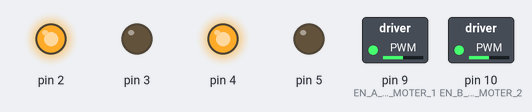
Recording of a sketch running on a simulated Arduino Uno, built with avr-gcc and run on an emulated ATmega328P. On the bench: switched loads named in the sketch (green lamp = pin HIGH), output pins drawn as LEDs (lit = HIGH).

Above: at 0.05 s.
At 4.5 s:
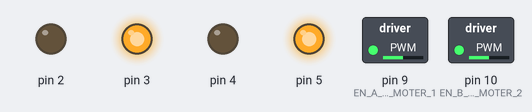
At 8.95 s:
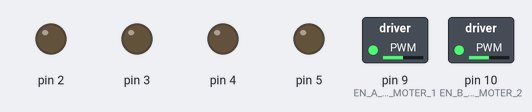
At 11.2 s:
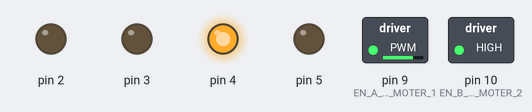
At 13.45 s:
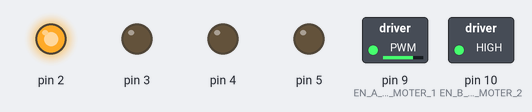
At 17.95 s:
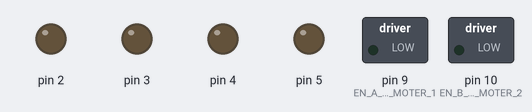
Timing chart, 0 to 20.7 s (numbered marks = the images above):
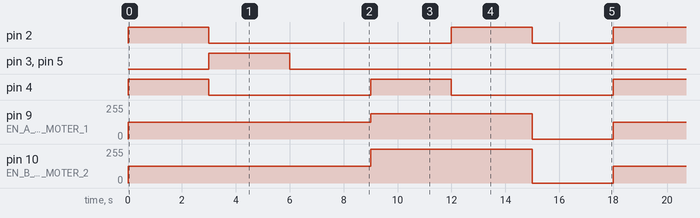

The sketch:

2_dc_motors_with_pwm1.ino
```cpp
// C++ code
//
void setup()
{
  pinMode(2, OUTPUT);
  pinMode(3, OUTPUT);
  pinMode(4, OUTPUT);
  pinMode(5, OUTPUT);

  pinMode(9, OUTPUT); //EN A PIN FOR MOTER 1
  pinMode(10, OUTPUT); //EN B FOR PIN MOTER 2
}

void loop()
{
  analogWrite(9,127);
  analogWrite(10,127);
  digitalWrite(2,HIGH);
  digitalWrite(3,LOW);
  digitalWrite(4,HIGH);
  digitalWrite(5,LOW);
  delay(3000);                //FORWARD MOTER

  analogWrite(9,127);
  analogWrite(10,127);
  digitalWrite(2,LOW);
  digitalWrite(3,HIGH);
  digitalWrite(4,LOW);
  digitalWrite(5,HIGH);
  delay(3000);                //REVERSE MOTER

  analogWrite(9,127);
  analogWrite(10,127);
  digitalWrite(2,LOW);
  digitalWrite(3,LOW);
  digitalWrite(4,LOW);
  digitalWrite(5,LOW);
  delay(3000);               //STOP THE MOTER

  analogWrite(9,190);
  analogWrite(10,255);
  digitalWrite(2,LOW);
  digitalWrite(3,LOW);
  digitalWrite(4,HIGH);
  digitalWrite(5,LOW);
  delay(3000);               //LEFT TURN

  analogWrite(9,190);
  analogWrite(10,255);
  digitalWrite(2,HIGH);
  digitalWrite(3,LOW);
  digitalWrite(4,LOW);
  digitalWrite(5,LOW);
  delay(3000);               //RIGHT TURN

  analogWrite(9,0);
  analogWrite(10,0);
  digitalWrite(2,LOW);
  digitalWrite(3,LOW);
  digitalWrite(4,LOW);
  digitalWrite(5,LOW);
  delay(3000);              //STOP
}
```

Measured:
- by itself, pin 2: repeats every 18.0 s: LOW 9.0 s, HIGH 3.0 s, LOW 3.0 s, HIGH 3.0 s
- by itself, pin 3, pin 5: alternates HIGH for 3.0 s and LOW for 15.0 s
- by itself, pin 4: alternates HIGH for 3.0 s and LOW for 6.0 s
- by itself, pin 9 (EN_A_PIN_FOR_MOTER_1): 0/255 → 127/255 at 0.00 s, → 190/255 9.0 s later, → 0/255 6.0 s later, → 127/255 3.0 s later, … (7 changes in this stretch)
- by itself, pin 10 (EN_B_FOR_PIN_MOTER_2): 0/255 → 127/255 at 0.00 s, → 255/255 9.0 s later, → 0/255 6.0 s later, → 127/255 3.0 s later, … (7 changes in this stretch)
